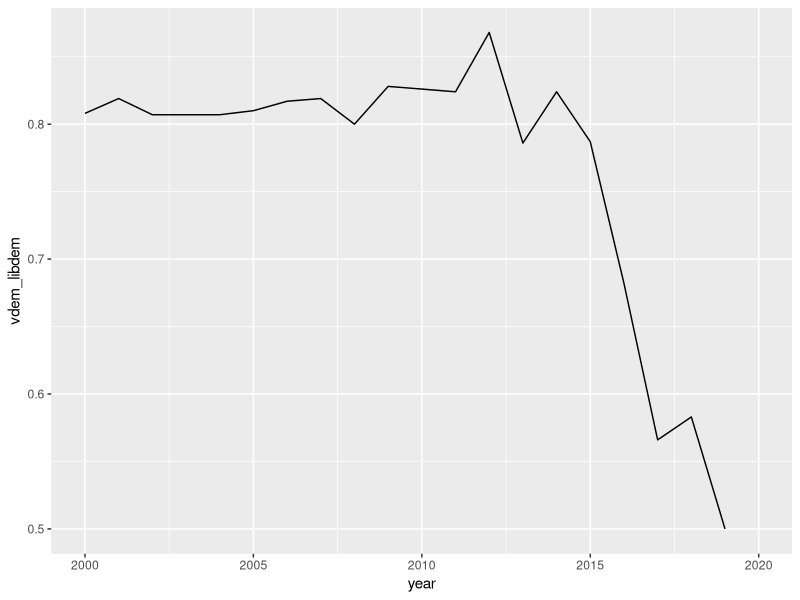
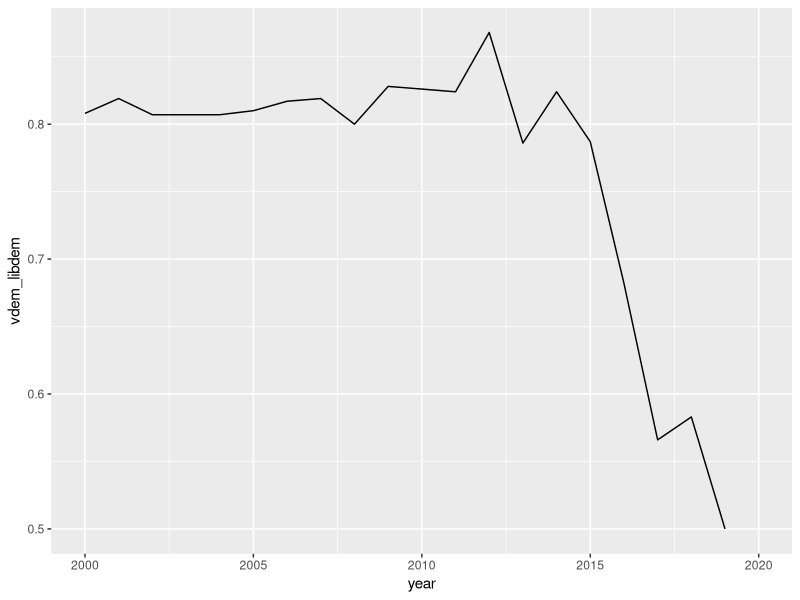
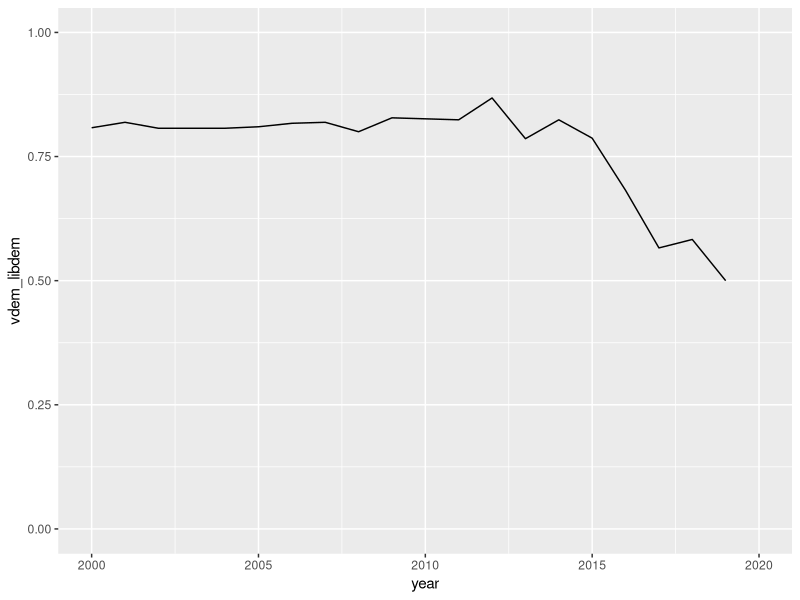
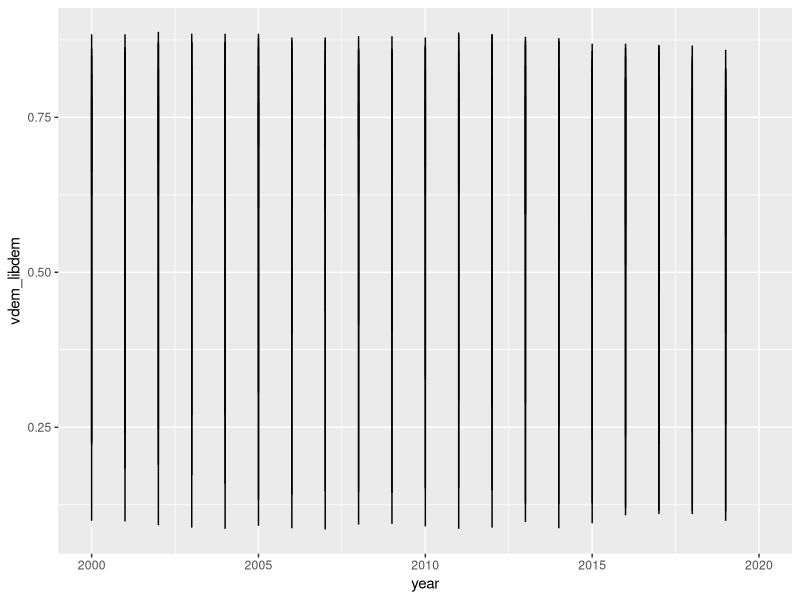
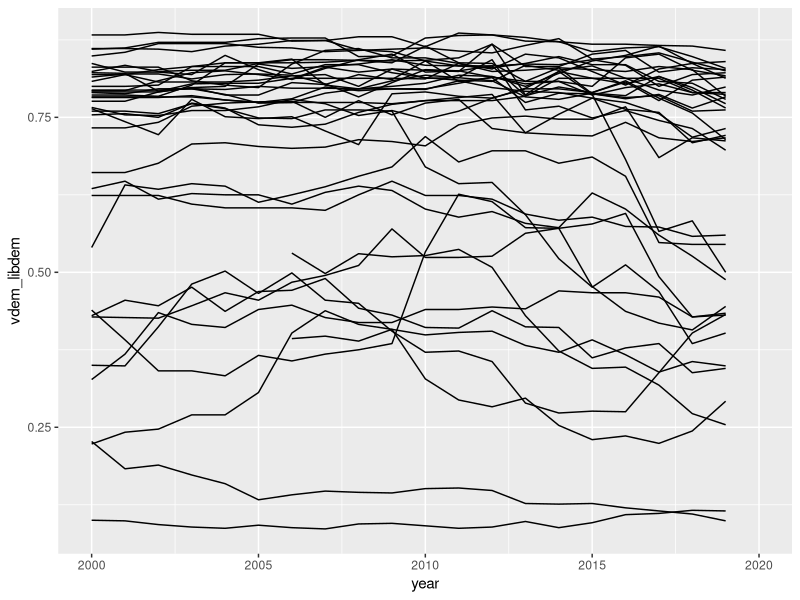
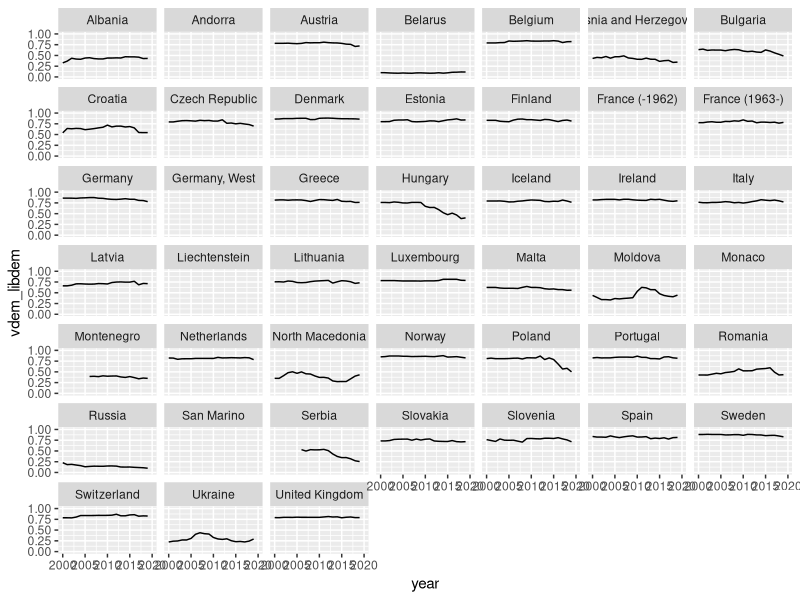
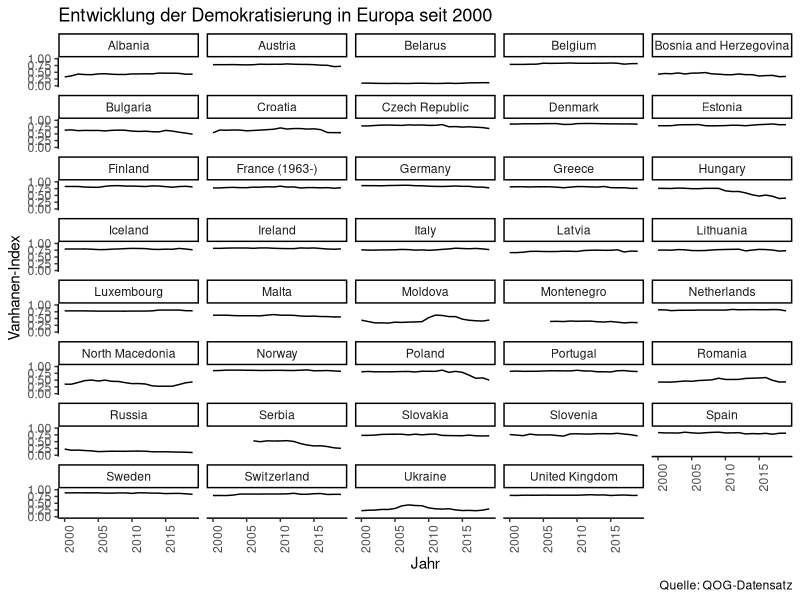
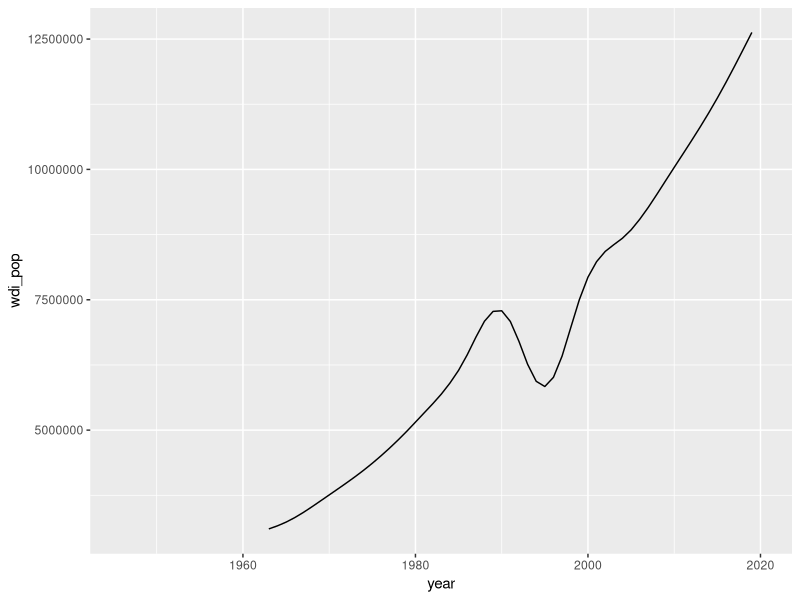

The R script that drew these images, in order:
### Datenvisualisierung mit ggplot2 - Teil 5: Zeitreihen und facets
### -------------------------------------------------------------------------------------------------------

## Wichtige Pakete laden und Datensatz importieren
library(tidyverse) # lädt alle Pakete des "tidyverse" - unter anderem ggplot2 und readr
library(here)

## Verwenden Sie bitte den Auszug aus dem QOG-Zeitreihen-Datensatz - beispielsweise mit
qog_ts <- read.csv("01_data/qog_ts_sample.csv") # Laufwerk und Verzeichnis ggf. anpassen



# Variante 1 (Zweistufig): ---------------------------------------
# 1: Teildatensatz erstellen und speichern
poland_2000 <- filter(qog_ts, cname == "Poland" & year >1999)

# 2: Visualisierung mit ggplot
p <- ggplot(poland_2000, aes(x=year,  y=vdem_libdem))
p + geom_line()

# Variante 2 ------------------------------------------------------
# ggplot in die dplyr-Pipe "einbauen"

  #"Nimm den Datensatz "qog_ts" und dann...
p <- qog_ts %>%
  #...verwende nur Daten aus Polen und nach 1999 und dann...
  filter(cname == "Poland" & year > 1999) %>%
  # ...verwende diese Daten in der ggplot-Funktion."
  ggplot(aes(x=year,  y=vdem_libdem))

# Liniendiagramm darstellen
p + geom_line()

# Skalierung anpassen
p + geom_line() +
scale_y_continuous(limits = c(0,1))  # Anpassung der Skalierung der Y-Achse

# Darstellungsversuch für ganz Europa
p <- qog_ts %>%
  filter(continent == "Europe" & year > 1999) %>%
  ggplot(aes(x=year,  y=vdem_libdem))

# Liniendiagramm darstellen
p + geom_line()

# Darstellungsversuch für ganz Europa 2
p + geom_line(aes(group = cname))

# Darstellungsversuch für ganz Europa mit facets
p + geom_line() +
  scale_y_continuous(limits = c(0,1)) + # Anpassung der Skalierung der Y-Achse
facet_wrap(.~cname)

# Fehlende Werte in der dplyr-Pipeline ausschließen
p <- qog_ts %>%
  select(cname, continent, year, vdem_libdem) %>%
  filter(continent == "Europe" & year > 1999) %>%
  drop_na() %>%
  ggplot(aes(x=year,  y=vdem_libdem))

# Liniendiagramme für die einzelnen Länder darstellen
p + geom_line() +
  scale_y_continuous(limits = c(0,1)) + # Anpassung der Skalierung der Y-Achse
  labs (x = "Jahr",
        y = "Vanhanen-Index",
        title = "Entwicklung der Demokratisierung in Europa seit 2000",
        caption = "Quelle: QOG-Datensatz") +
  facet_wrap(.~cname, ncol = 5) + # mit "ncol" wird die Anzahl der Spalten gesteuert
   theme_classic() +
  #theme_minimal() +
  theme(axis.text.x = element_text(angle = 90)) # Text auf der x-Achse drehen

# Bevölkerungsentwicklung in Ruanda
qog_ts %>%
  filter(ccodealp == "RWA") %>%
  ggplot(., aes(x=year,  y=wdi_pop)) +
  geom_line()

# Annotierte Darstellung der Bevölkerungsentwicklung in Ruanda
# Beachten Sie, dass Sie für den Codeblock das Paket "scales" benötigen.
# install.packages("scales")
# library(scales)

qog_ts %>%
  filter(ccodealp == "RWA" & year > 1960) %>%
  ggplot(aes(x=year,  y=wdi_pop, color = cname)) +
  geom_line(size = 2) +
  geom_point(size = 2, shape = 21, color = "black", fill = "white") +
  labs(title = "Bevölkerungsentwicklung in Ruanda",
       x ="Jahr",
       y="Bevölkerungszahl") +
  scale_y_continuous(label = scales::comma_format(big.mark = ".", decimal.mark = ",")) +
  scale_x_continuous(breaks = seq(1960, 2020, 5)) +
  annotate("rect", xmin = 1990, xmax = 1994, ymin = -Inf, ymax = Inf, alpha = .2) +
  annotate("text", x = 1992, y = 10000000, angle = 90, label = "1990-1994: Bürgerkrieg und Genozid") +
  theme_classic() +
  theme(legend.position = "none")

